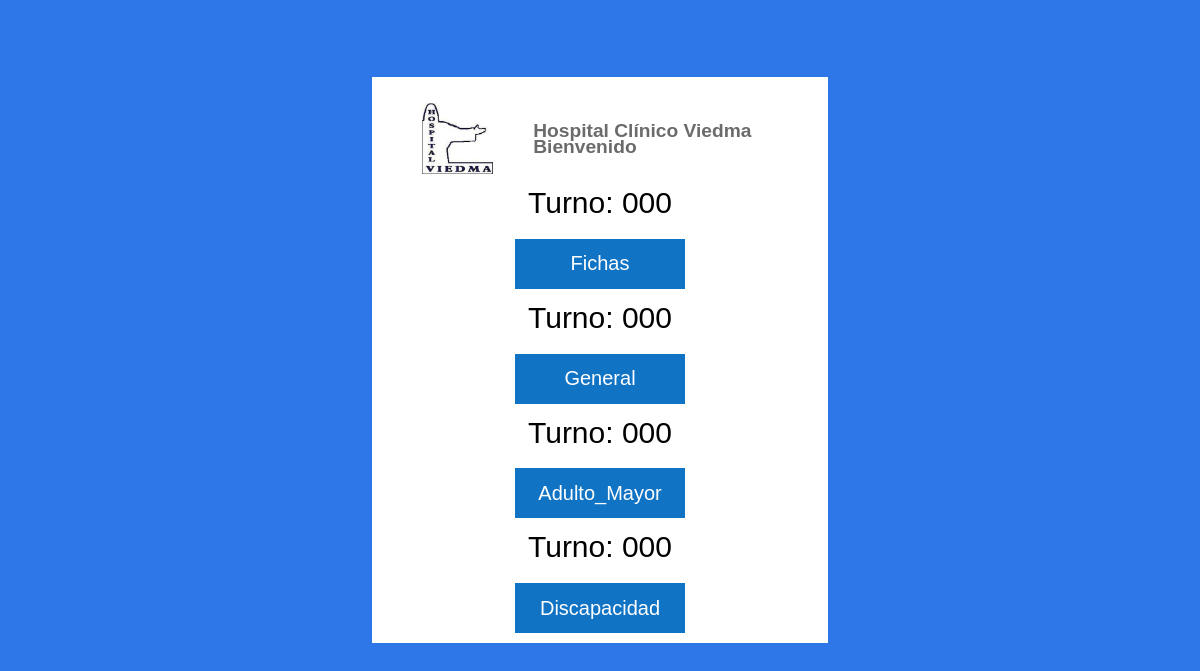
Screenshot of /solicitar_turno.php with the database file from the repository.
### tables this page shows
CREATE TABLE `info_empresa` (
  `id` int(11) NOT NULL,
  `logo` varchar(100) NOT NULL,
  `nombre` varchar(100) NOT NULL,
  `direccion` varchar(100) NOT NULL,
  `telefono` varchar(100) NOT NULL,
  `correo` varchar(100) NOT NULL,
  `fecha_actualizacion` datetime NOT NULL
);

### funciones/funciones.php (called while the page is built, shortened)
<?php
function consulta($con,$sql,$error){
	$resultado=mysqli_query($con,$sql) or die (mysqli_error($con));
	return $resultado;
}
?>

### solicitar_turno.php (the view, shortened to what this page needs)
<!doctype html>
<html>
<head>
	<link rel="stylesheet" type="text/css" href="css/generales.css">
	<link rel="stylesheet" type="text/css" href="css/solicitarTurno.css">
</head>
<body>
	<div class="contenedor-principal">
		<?php
		require_once('funciones/conexion.php');
		require_once('funciones/funciones.php');
		$sql = "SELECT MAX(id), tipo, turno AS ultimo_turno FROM turnos GROUP BY id";
		$error = "Error al seleccionar los turnos";
		$buscar = consulta($con, $sql, $error);
		$fichas = "000";
		$turno = "000";
		$turnoAm = "000";
		$turnoD = "000";
		while ($resultado = mysqli_fetch_assoc($buscar)) {
			switch ($resultado['tipo']) {
				case 'fichas':
					$fichas = $resultado['ultimo_turno'];
					break;
				case 'general':
					$turno = $resultado['ultimo_turno'];
					break;
				case 'discapacidad':
					$turnoD = $resultado['ultimo_turno'];
					break;
			}
		}
		$sqlE = "select * from info_empresa";
		$errorE = "Error al cargar datos de la empresa ";
		$buscarE = consulta($con, $sqlE, $errorE);
		$info = mysqli_fetch_assoc($buscarE);
		?>
		<div class="contenedor-caja">
			<header class="contenedor-logo">
				<figure class="logo-empresa">
					<img src="<?php echo $info['logo']; ?>">
				</figure>
				<h1 class="nombre-empresa"><?php echo $info['nombre']; ?> Bienvenido</h1>
			</header>
			<span class="datos-turno">Turno: <span id="fichas"><?php echo $fichas; ?></span></span>
			<input type="submit" name="Fichas" id="Fichas" value="Fichas">
			<span class="datos-turno">Turno: <span id="turno"><?php echo $turno; ?></span></span>
			<input type="submit" name="General" id="General" value="General">
			<span class="datos-turno">Turno: <span id="turnoA"><?php echo $turnoAm; ?></span></span>
			<input type="submit" name="Adulto_Mayor" id="Adulto_Mayor" value="Adulto_Mayor">
			<span class="datos-turno">Turno: <span id="turnoD"><?php echo $turnoD; ?></span></span>
			<input type="submit" name="Discapacidad" id="Discapacidad" value="Discapacidad">
		</div>
	</div>
</body>
</html>

### css/generales.css (style rules this page uses)
body, html { background: black; color: #6b6b6b; cursor: default; font-family: Verdana, Arial, Helvetica, sans-serif; font-size: 12pt; line-height: 16px; margin: 0px; padding: 0px; width: 100%; height: 100vh; }
* { box-sizing:border-box; }
.contenedor-principal { width: 100%; height: 100%; min-height:100vh; padding: 20px 30px; position:absolute; background: #2D77E9; }

### css/solicitarTurno.css (style rules this page uses)
.contenedor-logo { display: flex; }
.logo-empresa { flex-basis: 20%; }
.logo-empresa img { display: block; width: 100%; height: 100%; }
.nombre-empresa { display: flex; align-items: center; justify-content: center; flex-basis: 80%; font-size: 120%; }
.contenedor-caja { width:40%; min-width:450px; height:auto; margin:0px auto; margin-top:5%; padding:10px; background:white; }
.datos-turno { color:black; width:90%; height:40px; margin:0px auto; display:block; font-size:30px; padding:5px; text-align:center; }
#Fichas { display:block; margin:0px auto; margin-top:2%; width:30%; min-width:170px; height:50px; background-color:#1073C4; color:white; font-size:20px; cursor:pointer; border:none; }
#General { display:block; margin:0px auto; margin-top:2%; width:30%; min-width:170px; height:50px; background-color:#1073C4; color:white; font-size:20px; cursor:pointer; border:none; }
#Adulto_Mayor { display:block; margin:0px auto; margin-top:2%; width:30%; min-width:170px; height:50px; background-color:#1073C4; color:white; font-size:20px; cursor:pointer; border:none; }
#Discapacidad { display:block; margin:0px auto; margin-top:2%; width:30%; min-width:170px; height:50px; background-color:#1073C4; color:white; font-size:20px; cursor:pointer; border:none; }

### rows the page displays
info_empresa: logo (picture), nombre "Hospital Clínico Viedma"

### other values shown
$fichas "000"
$turno "000"
$turnoAm "000"
$turnoD "000"
